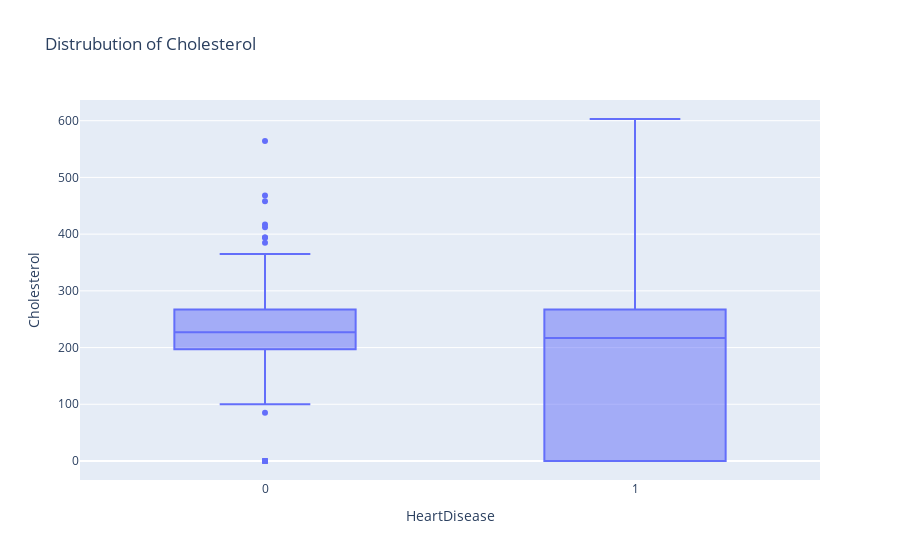

Notebook source saved alongside this figure:
### Code cell
fig = px.box(df,y="Cholesterol",x="HeartDisease",title=f"Distrubution of Cholesterol")
fig.show()

### Figure 1 — Plotly figure (JSON) as saved in the notebook; plotly's stock layout.template omitted (floating-point values rounded to 4 significant figures; data arrays with more than 128 entries replaced by an {"elided": "..."} marker saying what was removed)
{"data": [{"alignmentgroup": "True", "hovertemplate": "HeartDisease=%{x}<br>Cholesterol=%{y}<extra></extra>", "legendgroup": "", "marker": {"color": "#636efa"}, "name": "", "notched": false, "offsetgroup": "", "orientation": "v", "showlegend": false, "type": "box", "x": {"elided": "918 int values"}, "x0": " ", "xaxis": "x", "y": {"elided": "918 int values"}, "y0": " ", "yaxis": "y"}], "layout": {"autosize": true, "boxmode": "group", "legend": {"tracegroupgap": 0}, "title": {"text": "Distrubution of Cholesterol"}, "xaxis": {"anchor": "y", "autorange": true, "domain": [0, 1], "range": [-0.5, 1.5], "title": {"text": "HeartDisease"}, "type": "linear"}, "yaxis": {"anchor": "x", "autorange": true, "domain": [0, 1], "range": [-33.5, 636.5], "title": {"text": "Cholesterol"}, "type": "linear"}}}
